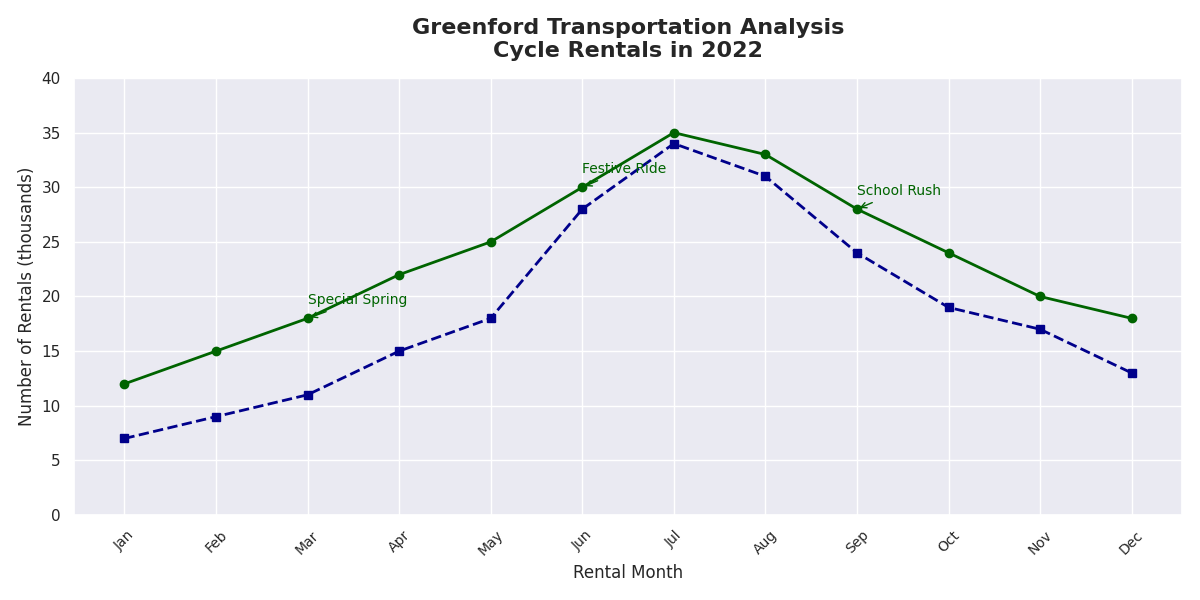

Recreate this plot in Python.
import matplotlib.pyplot as plt
import numpy as np

months = np.array(['Jan', 'Feb', 'Mar', 'Apr', 'May', 'Jun', 'Jul', 'Aug', 'Sep', 'Oct', 'Nov', 'Dec'])
bike_rentals = np.array([12, 15, 18, 22, 25, 30, 35, 33, 28, 24, 20, 18])
scooter_rentals = np.array([7, 9, 11, 15, 18, 28, 34, 31, 24, 19, 17, 13])

fig, ax = plt.subplots(figsize=(12, 6))

ax.plot(months, bike_rentals, marker='o', linestyle='-', color='darkgreen', linewidth=2)
ax.plot(months, scooter_rentals, marker='s', linestyle='--', color='darkblue', linewidth=2)

annotations_bikes = {
    'Mar': ('Special Spring', 18),
    'Jun': ('Festive Ride', 30),
    'Sep': ('School Rush', 28),
}

for month, (text, value) in annotations_bikes.items():
    ax.annotate(
        text,
        xy=(month, value),
        xytext=(0, 10),
        textcoords='offset points',
        arrowprops=dict(arrowstyle='->', color='darkgreen'),
        fontsize=10,
        color='darkgreen'
    )

ax.set_title('Greenford Transportation Analysis\nCycle Rentals in 2022', fontsize=16, fontweight='bold', pad=15)
ax.set_xlabel('Rental Month', fontsize=12)
ax.set_ylabel('Number of Rentals (thousands)', fontsize=12)

ax.set_ylim(0, 40)
ax.set_xticks(np.arange(len(months)))
ax.set_xticklabels(months, rotation=45, fontsize=10)

plt.tight_layout()
plt.show()
